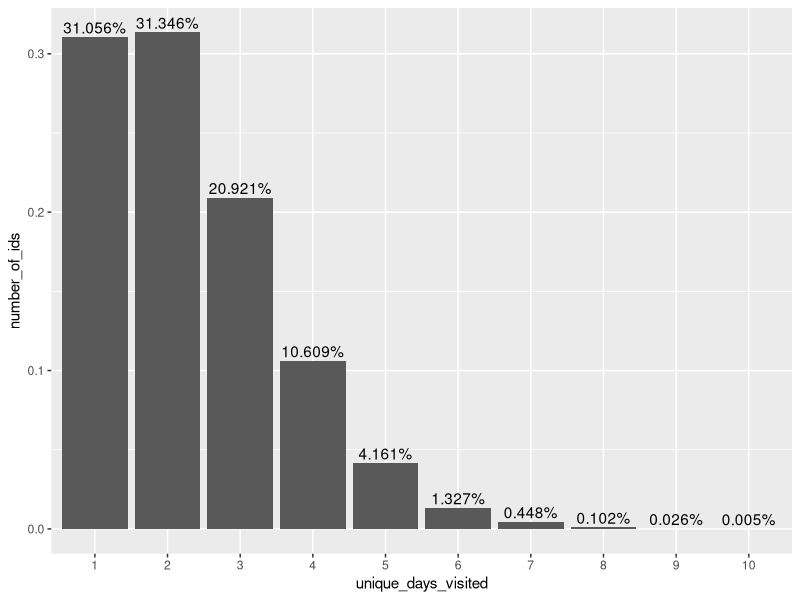
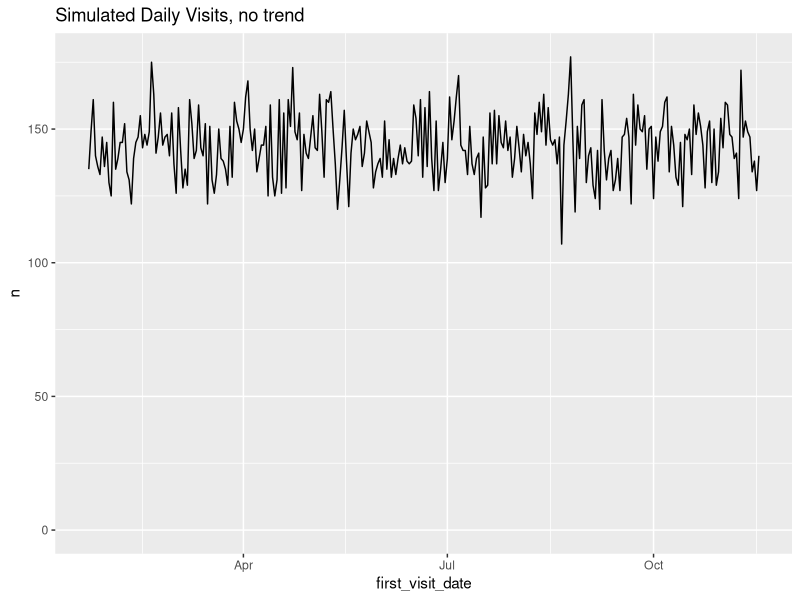
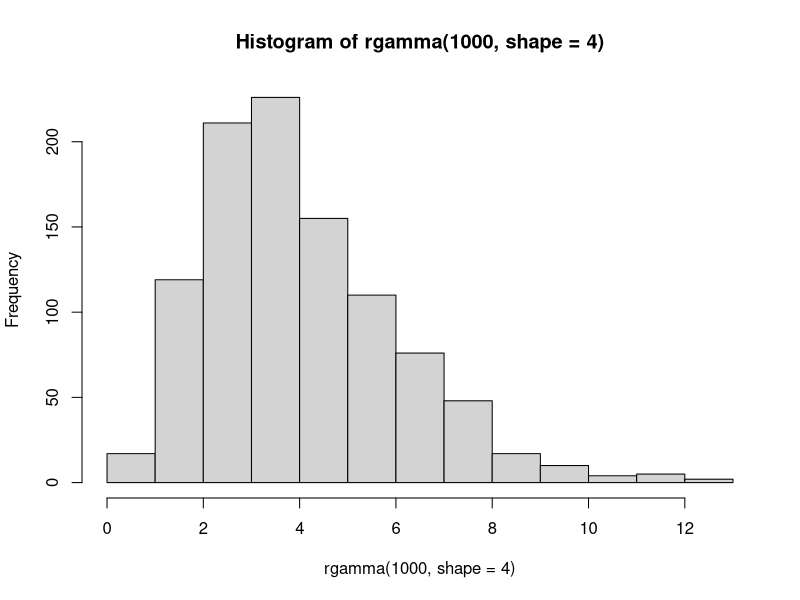
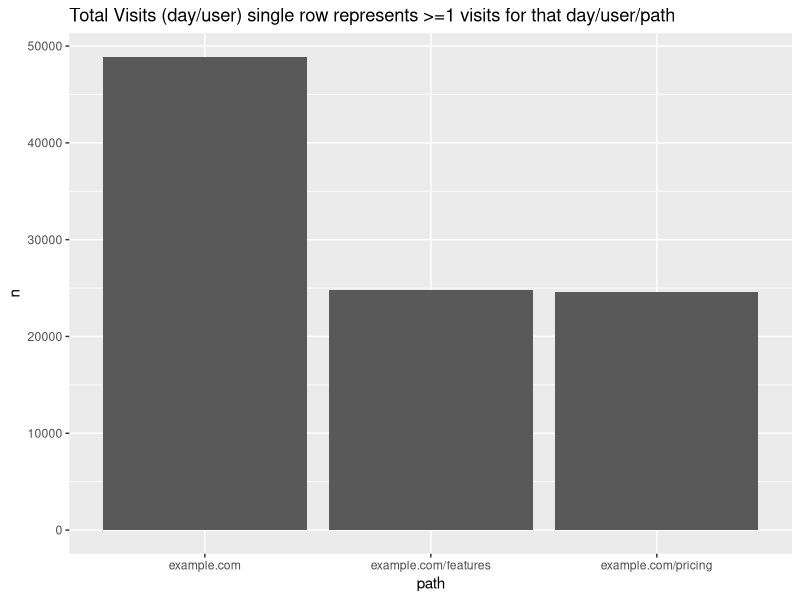
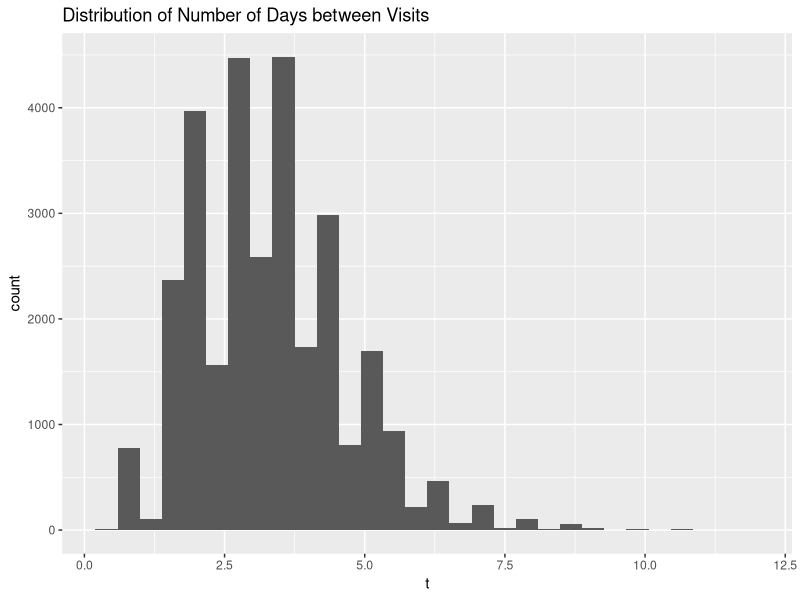
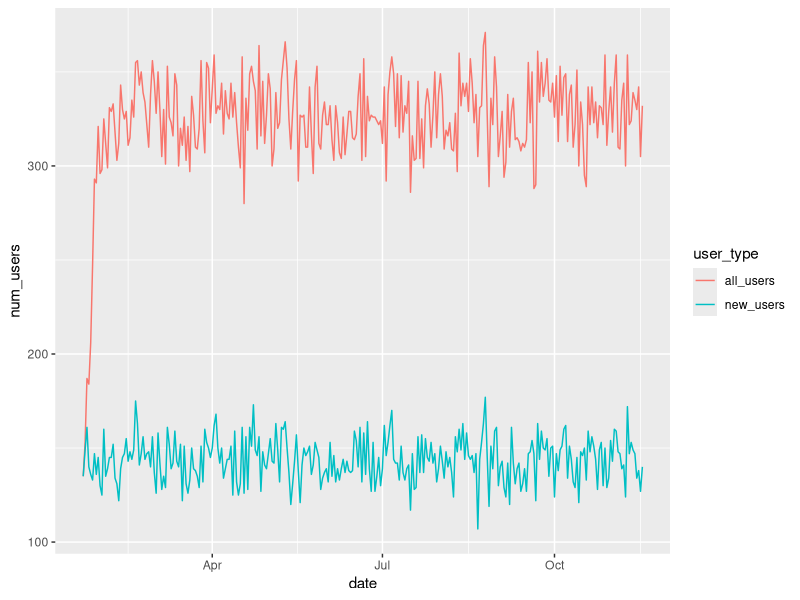
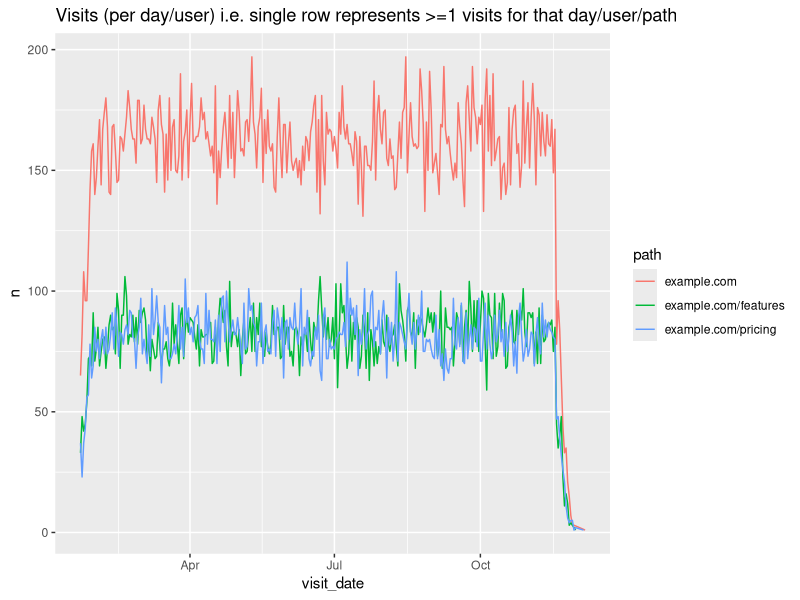
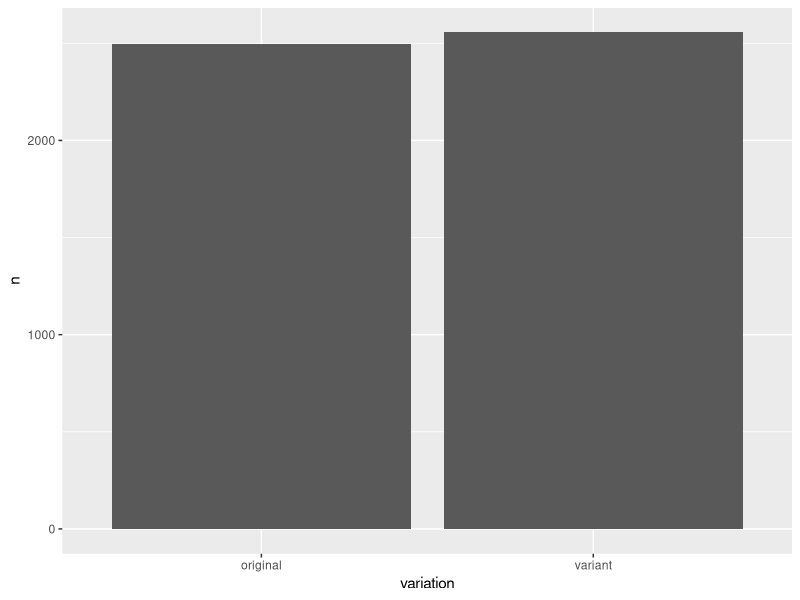

R code for these plots, in order: (Note: this script raises an error after producing the figures.)
## ---- chunk 1
knitr::opts_chunk$set(echo = FALSE)
library(tidyverse)
library(scales)
library(lubridate)
## ---- chunk 2
# unique daily visits e.g. 1 record means that the person may have visited the site 1+ times for that day (the number of times does not matter)
# what is the distribution of returning visitors? i.e. how many unique days will most people visit the website?

# 20K visits users per month, over 10 months
total_visits_per_unique_data <- 100000
#return_visit
#user_traffic
#set.seed(42)
ids <- floor(runif(total_visits_per_unique_data, min=1, max=total_visits_per_unique_data * 0.50))
num_unique_ids <- length(unique(ids))

visits <- data.frame(user_id=ids) %>%
    arrange(user_id)

visits %>%
    count(user_id) %>%
    count(n) %>%
    mutate(n=factor(n),
           nn=nn / num_unique_ids) %>%
    rename(unique_days_visited=n,
           number_of_ids=nn) %>%
    ggplot(aes(x=unique_days_visited, y=number_of_ids)) +
        geom_col() +
        geom_text(aes(label=percent(number_of_ids)), vjust=-0.3)
## ---- chunk 3
# simulate dates over last e.g 10 months
# we need to duplicate ids/days to simulate people visiting multiple paths per day; we'll use this information for our priors
number_of_months <- 10

# unique visitors per month
num_unique_ids / number_of_months

#set.seed(42)
first_time_visit_index <- floor(runif(num_unique_ids, min=0, max=300))

# create dataframe with the user-id and the offset that we will use from the current date
# we'll use the current date so we can simulate the latest experiment is currently running 
first_time_users <- data.frame(user_id=unique(ids), visit_offset=first_time_visit_index) %>% 
    arrange(user_id)

first_time_users <- first_time_users %>%
    mutate(first_visit_date=today() - visit_offset) %>%
    select(-visit_offset)

first_time_users %>%
    count(first_visit_date) %>%
    ggplot(aes(x=first_visit_date, y=n)) +
        geom_line() +
        expand_limits(y=0) +
        labs(title='Simulated Daily Visits, no trend')

visits <- inner_join(visits, first_time_users, by = 'user_id')

stopifnot(nrow(visits) == length(ids))
stopifnot(all((visits %>%
    group_by(user_id) %>%
    summarise(num_unique_date=length(unique(first_visit_date))))$num_unique_date == 1))

# now simulate adding number of days between subsequent visits
hist(rgamma(1000, shape=4))


visits <- visits %>%
    group_by(user_id) %>%
    mutate(visit_index = row_number()) %>%
    ungroup()

generate_new_date <- function(visit_index, original_date, user_id) {

    if(visit_index == 1) {
        return (original_date)
    }
    
    #set.seed(user_id)
    offset <- floor(rgamma(1, shape=visit_index + 3))
    return (original_date + max(offset, 1))
}

#generate_new_date(visits$visit_index[1], visits$first_visit_date[1], visits$user_id[1])
generated_visits <- pmap(list(visits$visit_index,
                              visits$first_visit_date,
                              visits$user_id),
                         function(x, y, z) generate_new_date(x, y, z))

# pmap is losing the "date" and is returning a number, so we have to convert back; not sure this is the best way
generated_visits <- unlist(generated_visits)
visits$visit_date <- as.Date(generated_visits, origin = Sys.Date() - as.numeric(Sys.Date()))

visits <- visits %>%
    select(user_id, visit_date) %>%
    arrange(user_id, visit_date)

stopifnot(nrow(visits) == length(ids))

# some of the dates generated will be the same. BUT, that could represent multiple different pages in the same day
# so let's add path before we remove duplicates
## ---- chunk 4
# duplicate home-page (example.com) to simulate many more home page visits than other pages
paths <- c('example.com', 'example.com', 'example.com/pricing', 'example.com/features')
#set.seed(42)
path_index <- ceiling(runif(nrow(visits), min=0, max=4))
visits$path <- map_chr(path_index, ~ paths[.])

# some of the dates generated will be the same. BUT, that could represent multiple different pages in the same day
# so let's add path before we remove duplicates
visits <- distinct(visits)
nrow(visits)

visits %>%
    count(path) %>%
    ggplot(aes(x=path, y=n)) +
    geom_col() +
    labs(title='Total Visits (day/user) single row represents >=1 visits for that day/user/path')

visits %>%
    group_by(user_id) %>%
    summarise(t=sd(as.numeric(visit_date))) %>%
    ggplot(aes(x=t)) +
        geom_histogram() +
        labs(title='Distribution of Number of Days between Visits')

temp <- inner_join(
    visits %>% 
        group_by(user_id) %>%
        summarise(first_visit_date=min(visit_date)) %>%
        count(first_visit_date) %>%
        rename(date=first_visit_date,
               new_users=n),
    visits %>%
        group_by(visit_date) %>%
        summarise(all_users=n()) %>%
        rename(date=visit_date),
    by='date')

temp %>% 
    gather(user_type, num_users, -date) %>%
    ggplot(aes(x=date, y=num_users, color=user_type)) +
        geom_line()

# visits %>%
#     group_by(user_id) %>%
#     filter(length(visit_date) != length(unique(visit_date))) %>%  # which users have a different number of unique dates fromf total dates
#     ungroup()

visits %>%
    count(visit_date, path) %>%
    ggplot(aes(x=visit_date, y=n, color=path)) +
    geom_line() +
    labs(title='Visits (per day/user) i.e. single row represents >=1 visits for that day/user/path')

prior_data <- visits
## ---- chunk 5
# experiment names
experiment_names <- c("Experiment 1", "Experiment 2", "Experiment Sim Currently Running")
# names of the metrics/conversions to track
metrics_names <- c('Sign Up', 'Use Feature 1', 'Talk to Sales', 'Pay/Subscribe')
# allowed number of days between seeing the experiment and giving credit for a conversion
# e.g. signup should happen quick, but we may want to give people more time to subscribe/pay for the service,
# since people want to try out the features before they decide to pay (e.g. if the service offers a trial or freemium)
attribution_windows_days <- c(2, 3, 5, 7)
historical_conversion_rates <- c(0.3, 0.2, 0.1, 0.08)
# conversion_rates contain the conversion rates of each metric for the A & B groups


experiments_metrics <- data.frame(metric_id=metrics_names, attribution_windows=attribution_windows_days)
experiments_metrics <- expand.grid(experiment_id=experiment_names, metric_id=experiments_metrics$metric_id) %>%
    inner_join(experiments_metrics, by = 'metric_id') %>%
    arrange(experiment_id, attribution_windows)

experiments_metrics
## ---- chunk 6
# for each experiment, we want to simulate, from the current visits/traffic dataset, who saw the experiment, on which page, and which variation

get_random_variation <- function(variation_names, user_id) {
    #set.seed(user_id)
    return (variation_names[rbinom(1, 1, 0.5) + 1])
}
#get_random_variation(variation_names, user_id=1)

create_experiment_visits <- function(start_date, end_date, experiment_paths, experiment_id, variation_names) {
    experiment_visits <- visits %>%
        group_by(user_id) %>%
        mutate(visit_index=rank(visit_date, ties.method = "first")) %>%
        ungroup() %>%
        mutate(new_user = ifelse(visit_index == 1, TRUE, FALSE)) %>%
        filter(visit_date >= start_date & visit_date <= end_date & path %in% experiment_paths) %>%
        select(-visit_index)
    
    expected_num_users <- length(unique(experiment_visits$user_id))
    
    experiment_visits <- experiment_visits %>%
        group_by(user_id) %>%
        mutate(visit_index=rank(visit_date, ties.method = "first")) %>%
        ungroup() %>%
        filter(visit_index == 1) %>%
        select(-visit_index) %>%
        rename(first_joined_experiment=visit_date) %>%
        mutate(experiment_id=experiment_id)
    experiment_visits$variation <- map_chr(experiment_visits$user_id, ~ get_random_variation(variation_names, .))
    
    stopifnot(nrow(experiment_visits) == expected_num_users)
    # make sure no duplicated user_ids
    stopifnot(nrow(experiment_visits) == length(unique(experiment_visits$user_id)))
    
    print(experiment_visits %>%
        count(variation) %>%
        ggplot(aes(x=variation, y=n)) +
        geom_col())
    
    print(experiment_visits %>%
        count(first_joined_experiment) %>%
        ggplot(aes(x=first_joined_experiment, y=n)) +
        geom_line() +
        labs(title='Number of People Entering Experiment'))
    
    print(experiment_visits %>%
        count(first_joined_experiment, new_user) %>%
        ggplot(aes(x=first_joined_experiment, y=n, color=new_user)) +
        geom_line() +
        labs(title='Number of People Entering Experiment, shows affect of including new returning users in experiment'))
    
    print(experiment_visits %>%
        count(first_joined_experiment, variation) %>%
        ggplot(aes(x=first_joined_experiment, y=n, color=variation)) +
        geom_line())
    
    return (experiment_visits %>% select(-new_user))

}

#### Experiment 1

# let's start the experiment 2 months after our visits dataset, and run it for a month
start_date <- min(visits$visit_date) + 60
end_date <- start_date + 30 # 
# all paths
experiment_paths <- unique(paths)
# experiment 1
variation_names <- c("original", "variant")
experiment_id <- experiment_names[1]
experiment_visits_1 <- create_experiment_visits(start_date, end_date, experiment_paths, experiment_id, variation_names)
experiment_visits_1
## ---- chunk 7
#### Experiment 2
start_date <- min(visits$visit_date) + 75
end_date <- start_date + 30 # 
# all paths
experiment_paths <- paths[4] # just features page
# experiment 1
variation_names <- c("A", "B")
experiment_id <- experiment_names[2]
experiment_visits_2 <- create_experiment_visits(start_date, end_date, experiment_paths, experiment_id, variation_names)
experiment_visits_2
## ---- chunk 8
#### Experiment 2
start_date <- Sys.Date() - 5
end_date <- start_date + 30 # 
# all paths
experiment_paths <- paths[1] # just homepage
# experiment 1
variation_names <- c("A", "B")
experiment_id <- experiment_names[length(experiment_names)]
experiment_visits_currently_running <- create_experiment_visits(start_date, end_date, experiment_paths, experiment_id, variation_names)
experiment_visits_currently_running
## ---- chunk 9
experiments_all <- rbind(experiment_visits_1,
                         experiment_visits_2,
                         experiment_visits_currently_running) %>%
    select(user_id, experiment_id, variation, first_joined_experiment, path) %>%
    arrange(user_id, experiment_id)

# ensure dataset is unique by user-id/experiment-id
stopifnot(nrow(distinct(experiments_all %>% select(user_id, experiment_id))) == nrow(experiments_all))

experiments_all
## ---- chunk 10
# we want to adjust conversion rates for the people who were part of certain experiments
# such that the A/B groups have different conversion rates 
# some will have different CRs due to random noise, some will have differences in probability distributions
# i.e. true differences.


adjusted_conversion_rates <- inner_join(experiments_metrics,
                                        data.frame(metric_id=metrics_names, historical_conversion_rate=historical_conversion_rates),
                                        by = "metric_id") %>%
    select(-attribution_windows) %>%
    mutate(index=row_number())

# Experiment 1 has positive conversion rates, # we'll assum
adjusted_conversion_rates <- inner_join(adjusted_conversion_rates,
                                        expand.grid(index=adjusted_conversion_rates$index, variation=c('A', 'B')),
                                        by="index") %>%
    select(experiment_id, variation, metric_id, historical_conversion_rate)

adjusted_conversion_rates$adjusted_conversion_rate <- adjusted_conversion_rates$historical_conversion_rate

percent_change_adjustments <- c(
                    NA, # Experiment 1                        A   Sign Up
                    0.10, # Experiment 1                        B   Sign Up
                    NA, # Experiment 1                        A   Use Feature 1  
                    0.07, # Experiment 1                        B   Use Feature 1  
                    NA, # Experiment 1                        A   Talk to Sales  
                    NA, # Experiment 1                        B   Talk to Sales  
                    NA, # Experiment 1                        A   Pay/Subscribe  
                    0.05, # Experiment 1                        B   Pay/Subscribe  
                    NA, # Experiment 2                        A   Sign Up
                    -0.10, # Experiment 2                        B   Sign Up
                    NA, # Experiment 2                        A   Use Feature 1  
                    -0.07, # Experiment 2                        B   Use Feature 1  
                    NA, # Experiment 2                        A   Talk to Sales  
                    -0.05, # Experiment 2                        B   Talk to Sales  
                    NA, # Experiment 2                        A   Pay/Subscribe  
                    0.03, # Experiment 2                        B   Pay/Subscribe  
                    NA, # Experiment Sim Currently Running    A   Sign Up
                    0.10, # Experiment Sim Currently Running    B   Sign Up
                    NA, # Experiment Sim Currently Running    A   Use Feature 1  
                    0.07, # Experiment Sim Currently Running    B   Use Feature 1  
                    NA, # Experiment Sim Currently Running    A   Talk to Sales  
                    0.05, # Experiment Sim Currently Running    B   Talk to Sales  
                    NA, # Experiment Sim Currently Running    A   Pay/Subscribe  
                    0.05) # Experiment Sim Currently Running    B   Pay/Subscribe  
            

adjusted_conversion_rates <- adjusted_conversion_rates %>%
    mutate(adjusted_conversion_rate=ifelse(is.na(percent_change_adjustments),
                                           historical_conversion_rate,
                                           (percent_change_adjustments * historical_conversion_rate) + historical_conversion_rate))

# Experiment 1 has c("original", "variant") rather than A/B
temp_names <- c("original", "variant")
adjusted_conversion_rates <- adjusted_conversion_rates %>%
    mutate(variation = as.character(variation),
           variation = ifelse(experiment_id == experiment_names[1],
                              ifelse(variation == 'A', temp_names[1], temp_names[2]),
                              variation))
adjusted_conversion_rates
## ---- chunk 11
# now we want to determine the conversion rates for each person, based on experiment, metric_id, variation, so we can binom distribution based on the conversion rate
# if the person isn't part of an experiment, then we will use the historical conversion rate
names(historical_conversion_rates) <- metrics_names
# historical_conversion_rates[metrics_names[1]]

# create a dateframe that has a historical conversion rate for each user/metric combo
user_metric_crs <- expand.grid(user_id=unique(visits$user_id), metric_id=metrics_names) %>%
    arrange(user_id, metric_id) %>%
    mutate(historical_conversion_rate=historical_conversion_rates[metric_id])

# now add experiment/variation columns for users that were part of experiments
user_metric_crs <- full_join(user_metric_crs,
          experiments_all %>% select(user_id, experiment_id, variation), by='user_id')

# based on experiment/variation/metric, get the chosen conversion rate
user_metric_crs <- left_join(user_metric_crs %>% 
              mutate(metric_id = as.character(metric_id)),
          adjusted_conversion_rates %>%
              select(-historical_conversion_rate) %>%
              mutate(experiment_id = as.character(experiment_id),
                     metric_id = as.character(metric_id)),
          by=c('experiment_id', 'variation', 'metric_id')) %>%
    mutate(conversion_rate=ifelse(is.na(adjusted_conversion_rate), historical_conversion_rate, adjusted_conversion_rate)) %>%
    select(user_id, metric_id, conversion_rate)


# some people will have partipated in multiple experiments, so we'll take the average to get a dataset that is unique per user/metric
user_metric_crs <- user_metric_crs %>% 
    group_by(user_id, metric_id) %>%
    summarise(conversion_rate = mean(conversion_rate)) %>%
    ungroup()

stopifnot(length(unique(user_metric_crs$user_id)) == length(unique(visits$user_id)))

# now we will determine if each person convertes based on their conversion rate using the binomial distribution

#rbinom(1000, 1, 0.08)

simulate_conversion <- function(user_id, conversion_rate) {
    ##set.seed(user_id+10)
    return (rbinom(1, 1, conversion_rate))
}

# now we simulating them converting or not by using their assigned conversion rates as a probability in a binom distribution
user_metric_crs$converted <- as.logical(map2_dbl(user_metric_crs$user_id,
                    user_metric_crs$conversion_rate, 
                    ~ simulate_conversion(.x, .y)))

user_metric_crs %>%
    count(metric_id, converted) %>%
    mutate(n = n / length(unique(user_metric_crs$user_id))) %>%
    ggplot(aes(x=metric_id, y=n, group=converted, fill=converted)) +
    geom_col(position='dodge') +
    geom_text(aes(label=percent(n)))

conversion_data <- inner_join(user_metric_crs %>%
                                  filter(converted) %>%
                                  select(user_id, metric_id),
                              visits %>% 
                                  group_by(user_id) %>%
                                  summarise(first_visit=min(visit_date)),
                              by='user_id')


temp <- inner_join(
    inner_join(experiments_all, conversion_data, by='user_id') %>%
        mutate(converted=!is.na(first_joined_experiment)) %>%
        count(experiment_id, variation, metric_id),
    experiments_all %>% count(experiment_id, variation),
    by=c('experiment_id', 'variation'))
temp %>%
    mutate(cr=n.x/n.y) %>%
    arrange(experiment_id, metric_id, variation) %>%
    mutate(metric_id=factor(metric_id, levels=metrics_names)) %>%
    ggplot(aes(x=metric_id, y=cr, group=variation, fill=variation)) +
    geom_col(position='dodge') +
    facet_wrap(~ experiment_id) +
    geom_text(aes(label=round(cr, 3)),
              position = position_dodge(width = 1), 
              size=3) +
    theme(axis.text.x = element_text(angle = 30, hjust = 1))
## ---- chunk 12
generate_offset <- function(user_id, metric) {
 
    # NOTE setting the seed is messing up the distribution   
    ##  set.seed(user_id)
    rbinom(1, 30, attribution_windows_days[metric]/30)
}

names(attribution_windows_days) <- metrics_names
conversion_offsets <- map2_dbl(conversion_data$user_id, 
                               conversion_data$metric_id,
                               #~ rbinom(1, 30, attribution_windows_days[.y]/30))
                               ~ generate_offset(.x, .y))
conversion_data <- conversion_data %>%
    mutate(offset=conversion_offsets,
           conversion_date = first_visit + offset)

conversion_data %>%
    count(metric_id, offset) %>%
    mutate(offset=factor(offset)) %>%
    mutate(metric_id=fct_reorder(metric_id, n, .desc = TRUE)) %>%
    ggplot(aes(x=offset, y=n)) +
        geom_col() +
    facet_wrap( ~ metric_id, scales = 'free_y') +
    labs(title='Distribution of Days from First Visit to Event Conversion, for those that convert')

conversion_data %>%
    count(conversion_date, metric_id) %>%
    ggplot(aes(x=conversion_date, y=n)) +
        geom_line() +
    facet_wrap( ~ metric_id, scales = 'free_y') +
    labs(title='Daily Conversions')

conversion_data <- conversion_data %>%
    select(user_id, metric_id, conversion_date) %>%
    arrange(user_id, conversion_date)

conversion_data
## ---- chunk 13
write.csv(experiments_metrics, file='../shiny-app/simulated_data/attribution_windows.csv', row.names = FALSE)
write.csv(prior_data, file='../shiny-app/simulated_data/website_traffic.csv', row.names = FALSE)
write.csv(experiments_all, file='../shiny-app/simulated_data/experiment_traffic.csv', row.names = FALSE)
write.csv(conversion_data, file='../shiny-app/simulated_data/conversion_rate_data.csv', row.names = FALSE)
## ---- chunk 14
experiments_metrics <- experiments_metrics %>%
    mutate_if(is.factor, as.character) 

experiment_name <- 'Experiment 1'

#experiments_all %>% count(experiment_id, variation)
#temp <- experiments_all %>% filter(experiment_id == experiment_names[1], variation == 'original') 
#any(temp$user_id %in% conversion_data$user_id)

# dataset only contains users that converted
user_conversion_rates <-  experiments_all %>% 
    filter(experiment_id == experiment_name) %>%
    #select(user_id, variation, first_joined_experiment, path) %>%
    inner_join(conversion_data, by='user_id') %>%
    #left_join()
    arrange(user_id) %>%
    left_join(experiments_metrics, by=c('experiment_id', 'metric_id')) %>%
    mutate(days_from_experiment_to_conversion = as.numeric(difftime(conversion_date,  # negative days means the conversion happened before the experiment started
                                                                    first_joined_experiment,
                                                                    units = 'days')),
           converted_within_window = days_from_experiment_to_conversion >= 0 & days_from_experiment_to_conversion <= attribution_windows)

stopifnot(!any(is.na(user_conversion_rates)))


temp_conversions_ignore_window <- user_conversion_rates %>% count(variation, metric_id)


# we have to filter out anyone that who first joined the experiment in the last x days, where x is less than the attribution window for that metric
users_to_filter_out <- (user_conversion_rates %>%
    filter(first_joined_experiment >= Sys.Date() - attribution_windows))$user_id

user_conversion_rates <- user_conversion_rates %>%
    filter(! user_id %in% users_to_filter_out)


# this dataset contains all the conversions, but some will not have converted within the time window; we still want to keep them for now to analyze how many converted before/during/after the experiment/window
user_conversion_rates <- user_conversion_rates %>%
    select(-experiment_id, -first_joined_experiment, -conversion_date, -attribution_windows)

experiment_summary <- user_conversion_rates %>%
    filter(converted_within_window) %>%
    count(variation, metric_id) %>%
    rename(converted=n)

total_users <- experiments_all %>%
    filter(experiment_id == experiment_name,
           ! user_id %in% users_to_filter_out) %>%
    group_by(variation) %>%
    summarise(num_users=n(),
              num_distinct_users=n_distinct(user_id),
              same=num_users == num_distinct_users)
stopifnot(all(total_users$same))

experiment_summary <- inner_join(total_users, experiment_summary, by='variation') %>%
    select(variation, metric_id, converted, num_users) %>%
    mutate(conversion_rate=converted / num_users)

experiment_summary <- experiment_summary %>%
    gather(variable, value, -(variation:metric_id)) %>%
    unite(temp, variation, variable) %>%
    spread(temp, value) %>%
    arrange(desc(original_conversion_rate))

experiment_summary$p_value <- pmap_dbl(list(experiment_summary$original_converted, experiment_summary$variant_converted, experiment_summary$original_num_users, experiment_summary$variant_num_users),
         function(a, b, x, y) round(prop.test(x=c(a, b), n=c(x, y))$p.value, 3))

experiment_summary <- experiment_summary %>%
    mutate(percent_change = (variant_conversion_rate - original_conversion_rate) / original_conversion_rate) %>%
    select(metric_id, percent_change, p_value, everything())

experiment_summary

experiment_summary %>%
    select(metric_id, original_conversion_rate, variant_conversion_rate) %>%
    gather(type, cr, -metric_id) %>%
    mutate(metric_id = factor(metric_id, levels=metrics_names)) %>%
    ggplot(aes(x=metric_id, y=cr, group=type, fill=type)) +
        geom_col(position='dodge') +
        geom_text(aes(label=round(cr, 3)),
                  position = position_dodge(width = 1), 
                  size=3) +
        theme(axis.text.x = element_text(angle = 30, hjust = 1)) +
        labs(title='Conversion rates (accounts for time windows)')


inner_join(temp_conversions_ignore_window,
    total_users, by='variation') %>%
    mutate(cr=n/num_users) %>%
    mutate(metric_id = factor(metric_id, levels=metrics_names)) %>%
    ggplot(aes(x=metric_id, y=cr, group=variation, fill=variation)) +
        geom_col(position='dodge') +
        geom_text(aes(label=round(cr, 3)),
                  position = position_dodge(width = 1), 
                  size=3) +
        theme(axis.text.x = element_text(angle = 30, hjust = 1)) +
        labs(title='Conversion rates (ignores the time windows)')


experiment_summary
## ---- chunk 15
prior_days <- 15


experiment_start_stop <- experiments_all %>%
    group_by(experiment_id) %>%
    summarise(start=min(first_joined_experiment),
              end=max(first_joined_experiment)) %>%
    arrange(desc(start))


max_attribution_window <- max((experiments_metrics %>%
    filter(experiment_id == experiment_name))$attribution_windows)


experiment_paths <- unique((experiments_all %>% filter(experiment_id == experiment_name))$path)
start_stop <- experiment_start_stop %>% filter(experiment_id == experiment_name)
experiment_start_date <- start_stop$start

prior_start_date <- experiment_start_date - prior_days - max_attribution_window
prior_end_date <- experiment_start_date - max_attribution_window




prior_history <- visits %>%
    filter(path %in% experiment_paths,
           visit_date >= prior_start_date & visit_date <= prior_end_date) %>%   # give extra days to allow for attribution window
    group_by(user_id) %>%
    summarise(first_prior_visit = min(visit_date))

prior_conversion_rates <- inner_join(conversion_data, prior_history, by='user_id')
prior_conversion_rates <- inner_join(prior_conversion_rates,
           experiments_metrics %>%
               filter(experiment_id == experiment_name) %>%
               select(-experiment_id),
           by='metric_id')


prior_conversion_rates <- prior_conversion_rates %>%
    mutate(days_from_prior_visit_to_conversion = as.numeric(difftime(conversion_date,  # negative days means the conversion happened before the experiment started
                                                                    first_prior_visit,
                                                                    units = 'days')),
           converted_within_window = days_from_prior_visit_to_conversion >= 0 & days_from_prior_visit_to_conversion <= attribution_windows) %>%
    filter(converted_within_window)

prior_summary <- prior_conversion_rates %>%
    count(metric_id) %>%
    mutate(total = length(prior_history$user_id),
           conversion_rate = n / total) %>%
    rename(successes=n,
           trials=total) %>%
    mutate(alpha=successes,
           beta=trials-successes)


prior_summary %>%
    mutate(metric_id = factor(metric_id, levels=metrics_names)) %>%
    ggplot(aes(x=metric_id, y=conversion_rate)) +
        geom_col() +
        geom_text(aes(label=round(conversion_rate, 3)), vjust=-0.5)
    

#prior_distributions
prior_alpha <- 464
prior_beta <- 2863 - 464

new_alpha_a <- prior_alpha + 445
new_beta_a <- prior_beta + (2555 - 445)

new_alpha_b <- prior_alpha + 506
new_beta_b <- prior_beta + (2507 - 506)

experiment_summary
summary
x <- seq(0, 1, 0.001)
temp <- data.frame(x,
                   prior=dbeta(x, prior_alpha, prior_beta),
                   a=dbeta(x, new_alpha_a, new_beta_a),
                   b=dbeta(x, new_alpha_b, new_beta_b)) %>%
    gather(type, value, -x)

a_cr_simulation <- rbeta(1e6, new_alpha_a, new_beta_a)
b_cr_simulation <- rbeta(1e6, new_alpha_b, new_beta_b)
percent_of_time_b_wins <- mean(b_cr_simulation > a_cr_simulation)


temp %>%
    ggplot(aes(x, value, group=type, color=type)) +
    geom_line() +
    geom_vline(xintercept = 895 / 5009) +
    coord_cartesian(x=c(0.15, 0.25))

percent_of_time_b_wins



# we want a daily count of successes & trails, for both variations, per metric, considering only the people who have 
# allowed enough time for the time windows (i.e. the entered the experiment more than x days prior from the relative point/day in time, where x is the attribution window for the metric)
#
daily_totals_joined_experiment <- experiments_all %>% 
    filter(experiment_id == experiment_name) %>%
    count(first_joined_experiment)
    

metric_selected <- 'Sign Up'
attribution_window <- (experiments_metrics %>% filter(experiment_id == experiment_name & metric_id == metric_selected))$attribution_windows
inner_join(experiments_all %>% 
               filter(experiment_id == experiment_name),
           conversion_data %>%
               filter(metric_id == metric_selected), by = 'user_id') %>%
    mutate()
    count()
    

experiment
